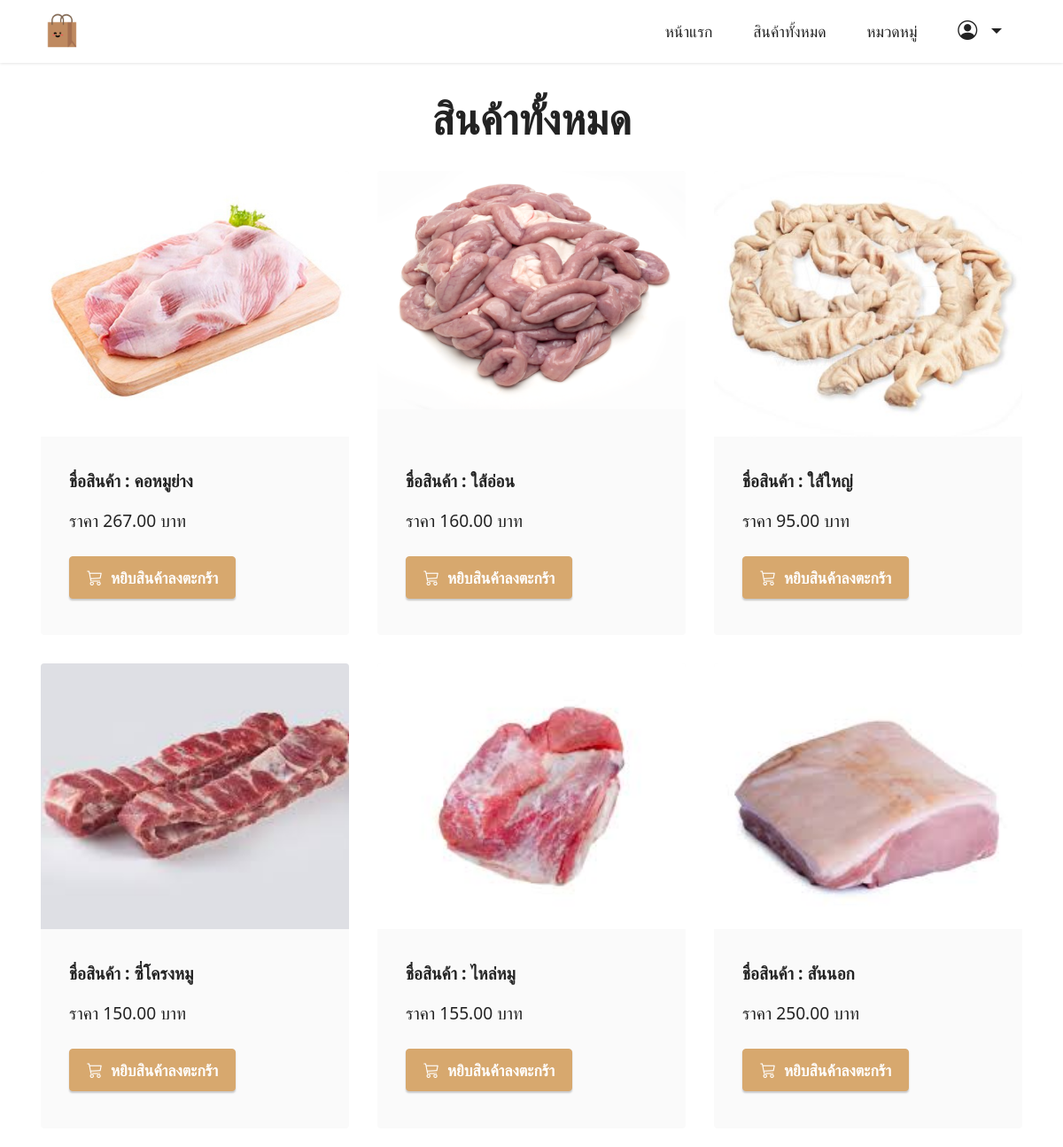
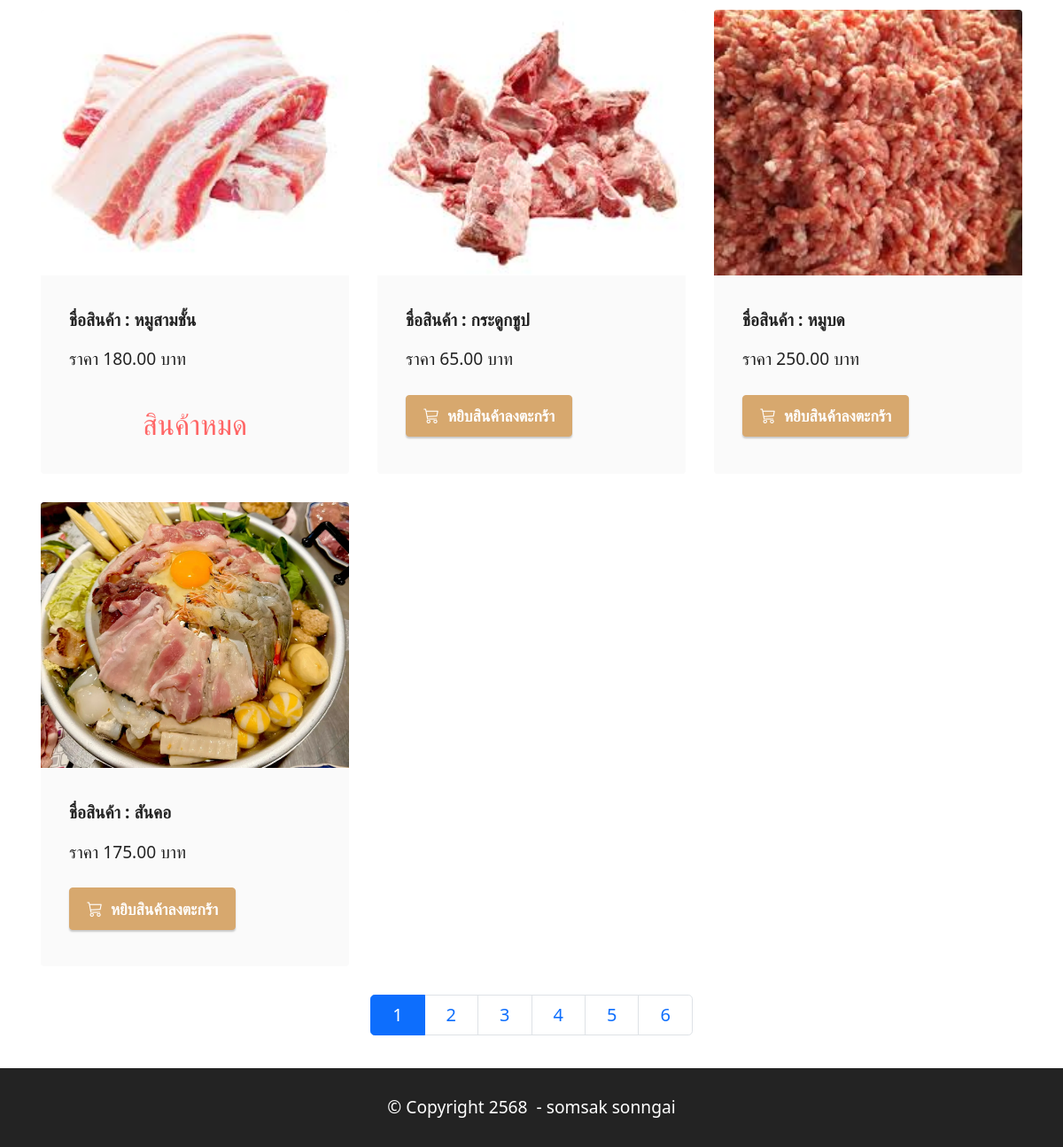
The app's page /product/ with its own data (2 pictures, top to bottom).
### productapp/models.py (models this page shows, shortened)
class Product1(models.Model):
    category = models.ForeignKey(Category, on_delete=models.CASCADE,null=True)  # เชื่อมโยงกับ Category
    name = models.CharField(max_length=100)  # ชื่อสินค้า
    description = models.TextField(max_length=500)
    price = models.DecimalField(max_digits=10, decimal_places=2)
    stock = models.DecimalField(max_digits=10, decimal_places=2)
    is_trending = models.BooleanField(default=False)
    image = models.ImageField(upload_to="product")
    profitprice = models.DecimalField(max_digits=10, decimal_places=2)
    created_at = models.DateTimeField(auto_now_add=True)  # วันที่เพิ่ม
    updated_at = models.DateTimeField(auto_now=True)      # วันที่แก้ไข
    barcode = models.CharField(max_length=13, unique=True) # สามารถที่จะทำการเพิ่มได้แค่ 13 ตัว
    class Meta:
        verbose_name = "Product"
        verbose_name_plural = "รายการสินค้า"

### productapp/views.py (the view)
# urls.py: path('product/',views.product_list,name='product1'),
def product_list(request):
     all_product=Product1.objects.all().order_by("category") # เรียกลำดับจากชื่อสินค้า ถ้าเป็นการเพิ่ม order_by ตัวนี้จะมีการเชื่อมโยงกับ Product.html
     page=request.GET.get("page") # ดึงค่า parameter page เพิ่อระบุว่าผู้ใช้ต้องการดูหน้าที่เท่าไหร่ ถ้าไม่มี parametre page ใน url ค่านี้จะเป็น  None
     paginator=Paginator(all_product,10) #สร้าง object Paginator เพื่อแบ่งข้อมูล all_product ออกเป็นหน้า page โดยแต่ล่ะหน้าจะแสดงข้อมูล 3 รายการ
     all_product=paginator.get_page(page) #ดึงข้อมูลของหน้าที่ผู้ชายที่จะต้องการดู (ตามค่า page ที่ได้จาก url ) ถ้า page เป็น None  หรือไม่ถูกต้อง (เช่น มากกว่าจำนวณหน้าทั้งหมด ) จะดึงข้อมูลหน้าแรกมาให้โดยอัตโนมัติ
     return render (request,"product.html",{"all_product":all_product}) #ทำการดึงค่าตัวแปรมาเก็บไว้แล้ว Return กับไป

### productapp/templates/product.html (shortened to what this page needs)
{% extends "layout.html"%}
{% load humanize %}
{% block content%}
<section class="content2 cid-tsEQSCqggh" id="content2-2">
    <div class="container">
        <div class="mbr-section-head">
            <h4 class="mbr-section-title mbr-fonts-style align-center mb-0 display-2">
                <strong>สินค้าทั้งหมด</strong>
            </h4>
        </div>
        <div class="row mt-4">
        {% for Product1 in all_product %}
        <div class="item features-image сol-12 col-md-6 col-lg-4">
            <div class="item-wrapper">
                <div class="item-img">
                    <a href="{% url 'productDetail' Product1.id %}">
                        <img src="{{ Product1.image.url }}" >
                    </a>
                </div>
                <div class="item-content">
                    <h6 class="item-subtitle mbr-fonts-style mt-1 display-7">
                        <strong>ชื่อสินค้า : {{Product1.name}}</strong>
                    </h6>
                    <p class="mbr-text mbr-fonts-style mt-3 display-7">ราคา {{Product1.price | intcomma}} บาท</p>
                </div>
                <div class="mbr-section-btn item-footer mt-2">
                    {%if Product1.stock <= 0 %}
                         <h2 class="text-secondary text-center" t>สินค้าหมด</h2>
                    {% else %}
                        <a href="{% url 'addCart' Product1.id %}" class="btn btn-primary display-4">
                             <i class="bi bi-cart3"></i></i>&nbsp;
                                หยิบสินค้าลงตะกร้า
                         </a>
                     {% endif %}
                </div>
            </div>
        </div>
        {% endfor %}
        <nav aria-label="product-pagination" class="media-container-row">
            <ul class="pagination pagination-lg">
               {% for num in all_product.paginator.page_range %} <!--ตัวนี้สมารถเข้าไปเรียกใช้ให้ปุ่มมันเรียงกันได้ สามารถเข้าไปที่ all_product.paginator.page_range ->>
                    {% if num != all_product.number %}
                        <li class="page-item ">
                            <a class="page-link" href="?page={{num}}">{{num}}</a>
                        </li>
                    {% else %}
                        <li class="page-item active ">
                            <a class="page-link" href="?page={{num}}">{{num}}</a>
                        </li>
                     {% endif %}
               {% endfor %}
            </ul>
        </nav>
    </div>
</section>
{% endblock%}

### productapp/templates/layout.html (shortened to what this page needs)
<!DOCTYPE html>
<html>
   {% load static %}
<head>
    <link href="https://cdn.jsdelivr.net/npm/bootstrap@5.0.2/dist/css/bootstrap.min.css" rel="stylesheet">
    <link rel="stylesheet" href="https://cdn.jsdelivr.net/npm/bootstrap-icons@1.10.5/font/bootstrap-icons.css">
    <link rel="stylesheet" href="{% static "assets/dropdown/css/style.css" %}">
    <link rel="stylesheet" href="{% static "assets/theme/css/style.css" %}">
    <link rel="stylesheet" href="{% static "assets/custom/css/custom-style.css" %}" type="text/css">
</head>
<body>
    <section class="menu menu3 cid-tsEQosCCDP" id="menu3-0">
        <nav class="navbar navbar-dropdown navbar-fixed-top navbar-expand-lg">
            <div class="container">
                <div class="navbar-brand">
                    <span class="navbar-logo">
                        <a href="/">
                            <img src="{% static "assets/images/shopping-bag.png" %}" style="height: 3rem;text-align: left;">
                        </a>
                    </span>
                </div>
                <div class="collapse navbar-collapse" id="navbarSupportedContent">
                    <ul class="navbar-nav nav-dropdown nav-right" data-app-modern-menu="true">
                        <li class="nav-item">
                            <a class="nav-link link text-black show display-4" href="/">หน้าแรก</a>
                        </li>
                        <li class="nav-item">
                            <a class="nav-link link text-black show display-4" href="/product">สินค้าทั้งหมด</a>
                        </li>
                        <li class="nav-item">
                            <a class="nav-link link text-black show display-4" href="/product">หมวดหมู่</a>
                        </li>
                            {% if request.user.is_authenticated %}
                            <li class="nav-item dropdown">
                                <a class="nav-link link text-black dropdown-toggle show display-4" data-toggle="dropdown-submenu" data-bs-toggle="dropdown" data-bs-auto-close="outside" aria-expanded="false">
                                    <span class="bi bi-person-circle iconfont"></span>
                                </a>
                                <div class="dropdown-menu show" aria-labelledby="dropdown-751" data-bs-popper="none">
                                    <a class="text-black show dropdown-item display-4" href="/orderHistory">สวัดดี,{{request.user.username}}</a>
                                    <a class="text-black show dropdown-item display-4" href="logout">ออกจากระบบ</a>
                                </div>
                            </li>
                            <li class="nav-item">
                                <a class="nav-link link text-black show display-4" href="/cart">
                                    <span class="bi bi-cart3 iconfont iconfont-btn"></span>
                                </a>
                            </li>
                            {% else %}
                            <li class="nav-item dropdown">
                                <a class="nav-link link text-black dropdown-toggle show display-4" data-toggle="dropdown-submenu" data-bs-toggle="dropdown" data-bs-auto-close="outside" aria-expanded="false">
                                    <span class="bi bi-person-circle iconfont"></span>
                                </a>
                            </li>
                            {% endif %}
                    </ul>
                </div>
            </div>
        </nav>
    </section>
    {% block content%}
    {% endblock %}
    <section class="footer7 cid-tsQdrs3Vrj" id="footer7-13">
        <div class="container">
            <div class="media-container-row align-center mbr-white">
                <div class="col-12">
                    <p class="mbr-text mb-0 mbr-fonts-style display-7">© Copyright 2568&nbsp; - somsak sonngai</p>
                </div>
            </div>
        </div>
    </section>
</body>
</html>

### productapp/static/assets/dropdown/css/style.css (style rules this page uses)
.navbar-dropdown { left: 0; padding: 0; position: absolute; right: 0; top: 0; transition: all 0.45s ease; z-index: 1030; background: #282828; }
.navbar-dropdown .navbar-logo { margin-right: 0.8rem; transition: margin 0.3s ease-in-out; vertical-align: middle; }
.navbar-dropdown .navbar-logo img { height: 3.125rem; transition: all 0.3s ease-in-out; }
.navbar-dropdown.navbar-fixed-top { position: fixed; }
.navbar-dropdown .navbar-brand span { vertical-align: -4px; }
.nav-dropdown { font-size: 0.75rem; font-weight: 500; height: auto !important; }
.nav-dropdown .link { margin: 0.667em 1.667em; font-weight: 500; padding: 0; transition: color 0.2s ease-in-out; }
.nav-dropdown .link.dropdown-toggle { margin-right: 2.583em; }
.nav-dropdown .link.dropdown-toggle::after { margin-left: 0.25rem; border-top: 0.35em solid; border-right: 0.35em solid transparent; border-left: 0.35em solid transparent; border-bottom: 0; }
.nav-dropdown .link::after, .nav-dropdown .dropdown-item::after { color: inherit; }

### productapp/static/assets/theme/css/style.css (style rules this page uses)
section { background-color: #ffffff; }
body { font-style: normal; line-height: 1.5; font-weight: 400; color: #232323; position: relative; }
section, .container, .container-fluid { position: relative; word-wrap: break-word; }
a { font-style: normal; font-weight: 400; cursor: pointer; }
a, a:hover { text-decoration: none; }
.mbr-section-title { font-style: normal; line-height: 1.3; }
.mbr-text { font-style: normal; line-height: 1.7; }
h1, h2, h3, h4, h5, h6, .display-1, .display-2, .display-4, .display-5, .display-7, span, p, a { line-height: 1; word-break: break-word; word-wrap: break-word; font-weight: 400; }
b, strong { font-weight: bold; }
section { background-position: 50% 50%; background-repeat: no-repeat; background-size: cover; }
.mbr-white { color: #ffffff; }
.align-center { text-align: center; }
.media-container-row { display: flex; flex-direction: row; flex-wrap: wrap; justify-content: center; align-content: center; align-items: start; }
@media (min-width: 992px) { .media-container-row { flex-wrap: nowrap; } }
img, iframe { display: block; width: 100%; }
.mbr-section-btn { margin-left: -0.6rem; margin-right: -0.6rem; font-size: 0; }
.btn { font-weight: 600; border-width: 1px; font-style: normal; margin: 0.6rem 0.6rem; white-space: normal; transition: all 0.2s ease-in-out; display: inline-flex; align-items: center; justify-content: center; word-break: break-word; }
.menu .navbar-brand { display: -webkit-flex; }
.menu .navbar-brand span { display: flex; display: -webkit-flex; }
.menu .navbar-brand .navbar-logo img { display: -webkit-flex; width: auto; }
@media (min-width: 992px) { .menu .navbar-nav.nav-dropdown { display: -webkit-flex; } }
.nav-link .iconfont { margin-right: 0.5rem; }
.navbar { display: -webkit-flex; -webkit-flex-wrap: wrap; -webkit-align-items: center; -webkit-justify-content: space-between; }
.navbar-collapse { -webkit-flex-basis: 100%; -webkit-flex-grow: 1; -webkit-align-items: center; }
.nav-dropdown .link { padding: 0.667em 1.667em !important; margin: 0 !important; }
.row { display: -webkit-flex; -webkit-flex-wrap: wrap; }
html, body { height: auto; min-height: 100vh; }
ul, ol, pre, blockquote { margin-bottom: 2.3125rem; }
.mt-4 { margin-top: 2rem !important; }
@media (min-width: 992px) { .container { padding-left: 16px; padding-right: 16px; } }
@media (min-width: 992px) { .row { margin-left: -16px; margin-right: -16px; } }
@media (min-width: 992px) { .row > [class*=col] { padding-left: 16px; padding-right: 16px; } }
.card-wrapper, .item-wrapper { overflow: hidden; }
.item { position: relative; }

### records on screen
Product1: image (picture), name "คอหมูย่าง", price "267.00", stock "หยิบสินค้าลงตะกร้า"
Product1: image (picture), name "ใส้อ่อน", price "160.00", stock "หยิบสินค้าลงตะกร้า"
Product1: image (picture), name "ใส้ใหญ่", price "95.00", stock "หยิบสินค้าลงตะกร้า"
Product1: image (picture), name "ซี่โครงหมู", price "150.00", stock "หยิบสินค้าลงตะกร้า"
Product1: image (picture), name "ไหล่หมู", price "155.00", stock "หยิบสินค้าลงตะกร้า"
Product1: image (picture), name "สันนอก", price "250.00", stock "หยิบสินค้าลงตะกร้า"
Product1: image (picture), name "หมูสามชั้น", price "180.00", stock "สินค้าหมด"
Product1: image (picture), name "กระดูกชูป", price "65.00", stock "หยิบสินค้าลงตะกร้า"
Product1: image (picture), name "หมูบด", price "250.00", stock "หยิบสินค้าลงตะกร้า"
Product1: image (picture), name "สันคอ", price "175.00", stock "หยิบสินค้าลงตะกร้า"

### other values on screen
{{ num }} "1"
{{ num }} "2" "3" "4" "5" "6"
